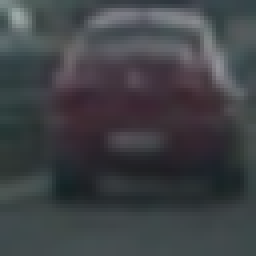
#> input picture vehicles/GTI_Far/image0066.png, 64 x 64 px (shown 4 times larger); its folder holds only this picture in this run
$ python blah.py   (older library calls are emulated)
#> lines starting #> are read from the running program, lines starting #| are printed output that depends on the picture
### solution/features_extract.py
import matplotlib.image as mpimg
import numpy as np
import cv2
from skimage.feature import hog

# Define a function to return HOG features and visualization
def get_hog_features(img, orient, pix_per_cell, cell_per_block,
                        vis=False, feature_vec=True):
    # Call with two outputs if vis==True
    if vis == True:
        features, hog_image = hog(img, orientations=orient,
                                  pixels_per_cell=(pix_per_cell, pix_per_cell),
                                  cells_per_block=(cell_per_block, cell_per_block),
                                  transform_sqrt=True,
                                  visualise=vis, feature_vector=feature_vec)
        return features, hog_image
    # Otherwise call with one output
    else:
        features = hog(img, orientations=orient,
                       pixels_per_cell=(pix_per_cell, pix_per_cell),
                       cells_per_block=(cell_per_block, cell_per_block),
                       transform_sqrt=True,
                       visualise=vis, feature_vector=feature_vec)
        return features

# Define a function to compute binned color features
# [122 lines left out: functions bin_spatial, color_hist, extract_features, single_img_features, not called in this run]

### solution/blah.py
from features_extract import get_hog_features
import cv2
from scipy.misc import imread, imresize, imsave
import glob
import matplotlib.pyplot as plt

vehicles = glob.glob('./vehicles/*/*.png')
nonvehicles = glob.glob('./non-vehicles/*/*.png')

print("Vehicles length: ", len(vehicles))
print("NonVehicles length: ", len(nonvehicles))

vehicle_image = imread(vehicles[0])
#> vehicle_image is the input picture: shape (64, 64, 3); mean R, G, B 63.6, 66, 69.7
vehicle_image_t = cv2.cvtColor(vehicle_image, cv2.COLOR_RGB2YCrCb)
#> vehicle_image_t: shape (64, 64, 3); mean of channels 0, 1, 2 65.7, 126.5, 130.2
vehicle_hog, vehicle_hogged = get_hog_features(vehicle_image_t[:,:,0], 9, 5, 2, True)
#> in get_hog_features, `features, hog_image = hog(img, orientations=orient, pixels_per_cell=(p..`: features = 4356 values, max 0.65 at index 4252, min 0 at index 1, mean 0.108
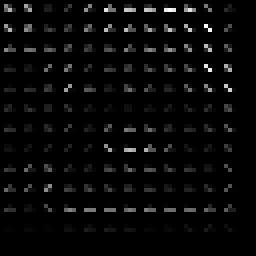
#> vehicle_hogged: shape (64, 64) float64 (shown 4 times larger); min 0, max 1.49, mean 0.0484; drawn with min black and max white
#> vehicle_hog has the same summary as features in get_hog_features

plt.subplot(1, 3, 1)
plt.imshow(vehicle_image)
plt.subplot(1, 3, 2)
plt.imshow(vehicle_image_t)
plt.subplot(1, 3, 3)
plt.imshow(vehicle_hogged)
plt.plot()
plt.show()
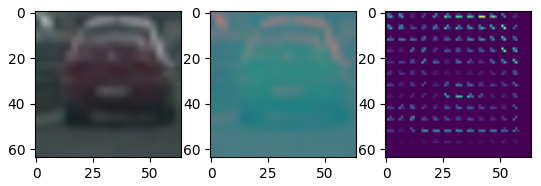
#> figure drawn by matplotlib, 3 panels

#> (the run stopped early here; a loop or call above may not have finished)

$ run again, on vehicles/GTI_Left/image0021.png
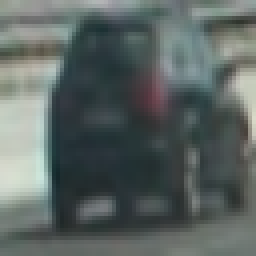
#> input picture vehicles/GTI_Left/image0021.png, 64 x 64 px (shown 4 times larger)
#> vehicle_image is the input picture: shape (64, 64, 3); mean R, G, B 91.8, 101.1, 98.8
#> vehicle_image_t: shape (64, 64, 3); mean of channels 0, 1, 2 98.1, 123.6, 128.4
#> features = 4356 values, max 0.685 at index 2052, min 0 at index 1, mean 0.113
#> `vehicle_hog, vehicle_hogged = get_hog_features(vehicle_image_t[:,:,0],..`:
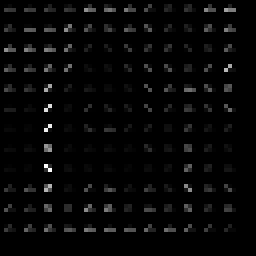
#> vehicle_hogged: shape (64, 64) float64 (shown 4 times larger); min 0, max 2.93, mean 0.0759; drawn with min black and max white
#> vehicle_hog has the same summary as features in get_hog_features
#> `plt.show()`:
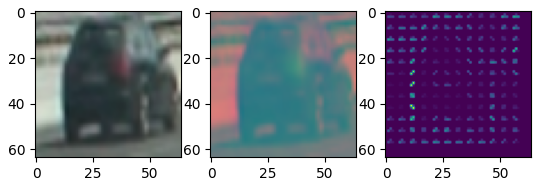
#> figure drawn by matplotlib, 3 panels

$ run again, on vehicles/GTI_Far/image0136.png
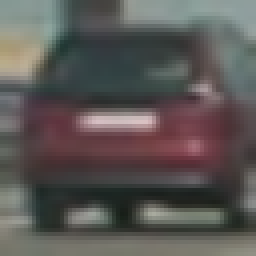
#> input picture vehicles/GTI_Far/image0136.png, 64 x 64 px (shown 4 times larger)
#> vehicle_image is the input picture: shape (64, 64, 3); mean R, G, B 91.3, 87.4, 85.2
#> vehicle_image_t: shape (64, 64, 3); mean of channels 0, 1, 2 88.3, 130.1, 126.2
#> features = 4356 values, max 0.664 at index 274, min 0 at index 1, mean 0.103
#> `vehicle_hog, vehicle_hogged = get_hog_features(vehicle_image_t[:,:,0],..`:
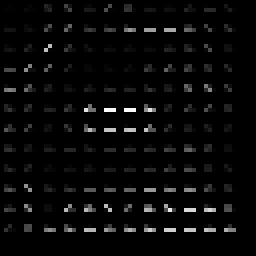
#> vehicle_hogged: shape (64, 64) float64 (shown 4 times larger); min 0, max 2.74, mean 0.0884; drawn with min black and max white
#> vehicle_hog has the same summary as features in get_hog_features
#> `plt.show()`:
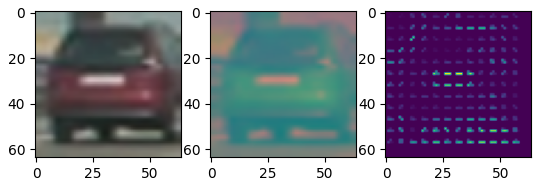
#> figure drawn by matplotlib, 3 panels
